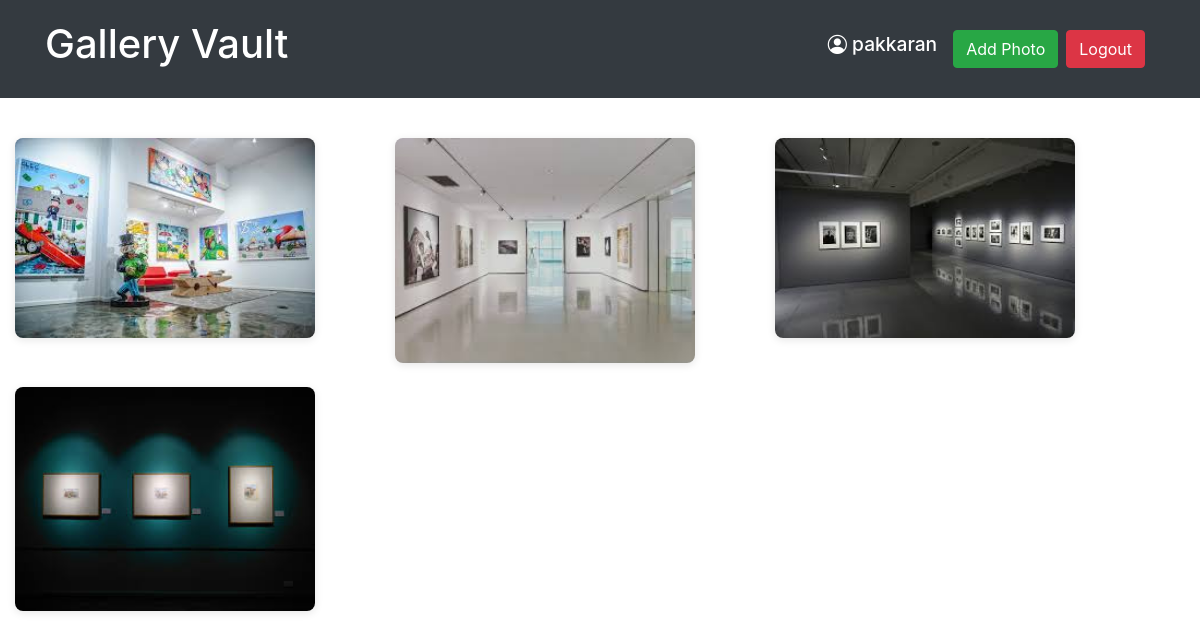
Before: / (signed in) with the older database file.
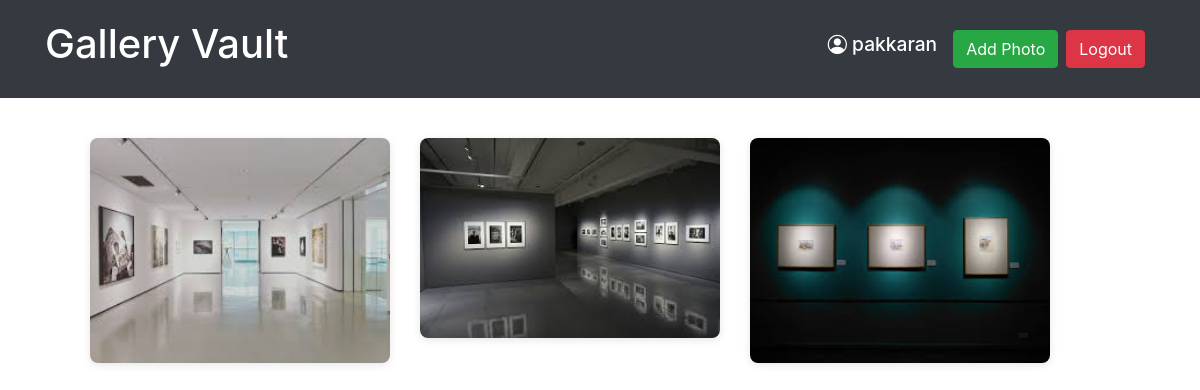
After: the same page with the newer database file.
### mainapp/models.py (models this page shows)
class Gallery(models.Model):
    feedimage=models.ImageField(upload_to='images/')
    User = models.ForeignKey(User, on_delete=models.CASCADE)

### mainapp/views.py (the view)
# urls.py: path('',views.index,name="index"),
def index(request):
    if request.user.is_authenticated:
        feeds = Gallery.objects.filter(User=request.user).order_by('-id')
        return render(request, "index.html", {"feeds": feeds})
    return redirect("signin")

### templates/index.html (shortened to what this page needs)
<!DOCTYPE html>
<html lang="en">
<head>
    <link href="https://maxcdn.bootstrapcdn.com/bootstrap/4.5.2/css/bootstrap.min.css" rel="stylesheet">
    <link href="https://cdnjs.cloudflare.com/ajax/libs/bootstrap-icons/1.8.1/font/bootstrap-icons.min.css" rel="stylesheet">
</head>
<body>
    <header class="main-header mb-4">
        <div class="container d-flex justify-content-between align-items-center">
            <h1 class="header-title">Gallery Vault</h1>
            <div class="user-actions d-flex align-items-center">
                <h3 class="mr-3"><i class="bi bi-person-circle"></i> {{ user.username }}</h3>
                <a href="{% url 'post' %}" class="btn btn-success mr-2">Add Photo</a>
                <a href="{% url 'logoutuser' %}" class="btn btn-danger">Logout</a>
            </div>
        </div>
    </header>
    <main class="gallery-container container">
        <div class="row">
            {% for feed in feeds %}
            <div class="col-md-4 mb-4">
                <div class="image-card" srt>
                    <a href="{% url 'view_image' feed.pk %}">
                        <img src="{{ feed.feedimage.url }}" alt="User Image" class="img-fluid">
                    </a>
                </div>
            </div>
            {% endfor %}
        </div>
    </main>
</body>
</html>

Changed rows visible on the page:
removed Gallery: feedimage (picture)
